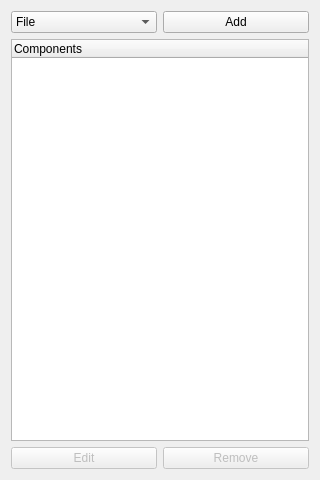
<?xml version="1.0" encoding="UTF-8"?>
<ui version="4.0">
 <class>WidgetDoc</class>
 <widget class="QWidget" name="WidgetDoc">
  <property name="geometry">
   <rect>
    <x>0</x>
    <y>0</y>
    <width>320</width>
    <height>480</height>
   </rect>
  </property>
  <property name="windowTitle">
   <string>Form</string>
  </property>
  <layout class="QGridLayout" name="gridLayout">
   <item row="0" column="0">
    <widget class="QComboBox" name="comboBoxComponents">
     <property name="enabled">
      <bool>true</bool>
     </property>
     <property name="currentIndex">
      <number>0</number>
     </property>
     <item>
      <property name="text">
       <string>File</string>
      </property>
     </item>
     <item>
      <property name="text">
       <string>Group</string>
      </property>
     </item>
     <item>
      <property name="text">
       <string>LOD</string>
      </property>
     </item>
     <item>
      <property name="text">
       <string>PAT</string>
      </property>
     </item>
     <item>
      <property name="text">
       <string>Switch</string>
      </property>
     </item>
     <item>
      <property name="text">
       <string>&gt;&gt;&gt; Smoke</string>
      </property>
     </item>
     <item>
      <property name="text">
       <string>&gt;&gt;&gt; Rotor</string>
      </property>
     </item>
     <item>
      <property name="text">
       <string>&gt;&gt;&gt; FLOLS</string>
      </property>
     </item>
     <item>
      <property name="text">
       <string>&gt;&gt;&gt; Runway</string>
      </property>
     </item>
     <item>
      <property name="text">
       <string>&gt;&gt;&gt; World</string>
      </property>
     </item>
     <item>
      <property name="text">
       <string>&gt;&gt;&gt; Flame</string>
      </property>
     </item>
    </widget>
   </item>
   <item row="0" column="1">
    <widget class="QPushButton" name="pushButtonAdd">
     <property name="enabled">
      <bool>true</bool>
     </property>
     <property name="text">
      <string>Add</string>
     </property>
    </widget>
   </item>
   <item row="1" column="0" colspan="2">
    <widget class="QTreeWidget" name="treeWidget">
     <column>
      <property name="text">
       <string>Components</string>
      </property>
     </column>
    </widget>
   </item>
   <item row="2" column="0">
    <widget class="QPushButton" name="pushButtonEdit">
     <property name="enabled">
      <bool>false</bool>
     </property>
     <property name="text">
      <string>Edit</string>
     </property>
    </widget>
   </item>
   <item row="2" column="1">
    <widget class="QPushButton" name="pushButtonRemove">
     <property name="enabled">
      <bool>false</bool>
     </property>
     <property name="text">
      <string>Remove</string>
     </property>
    </widget>
   </item>
  </layout>
 </widget>
 <resources/>
 <connections/>
</ui>
